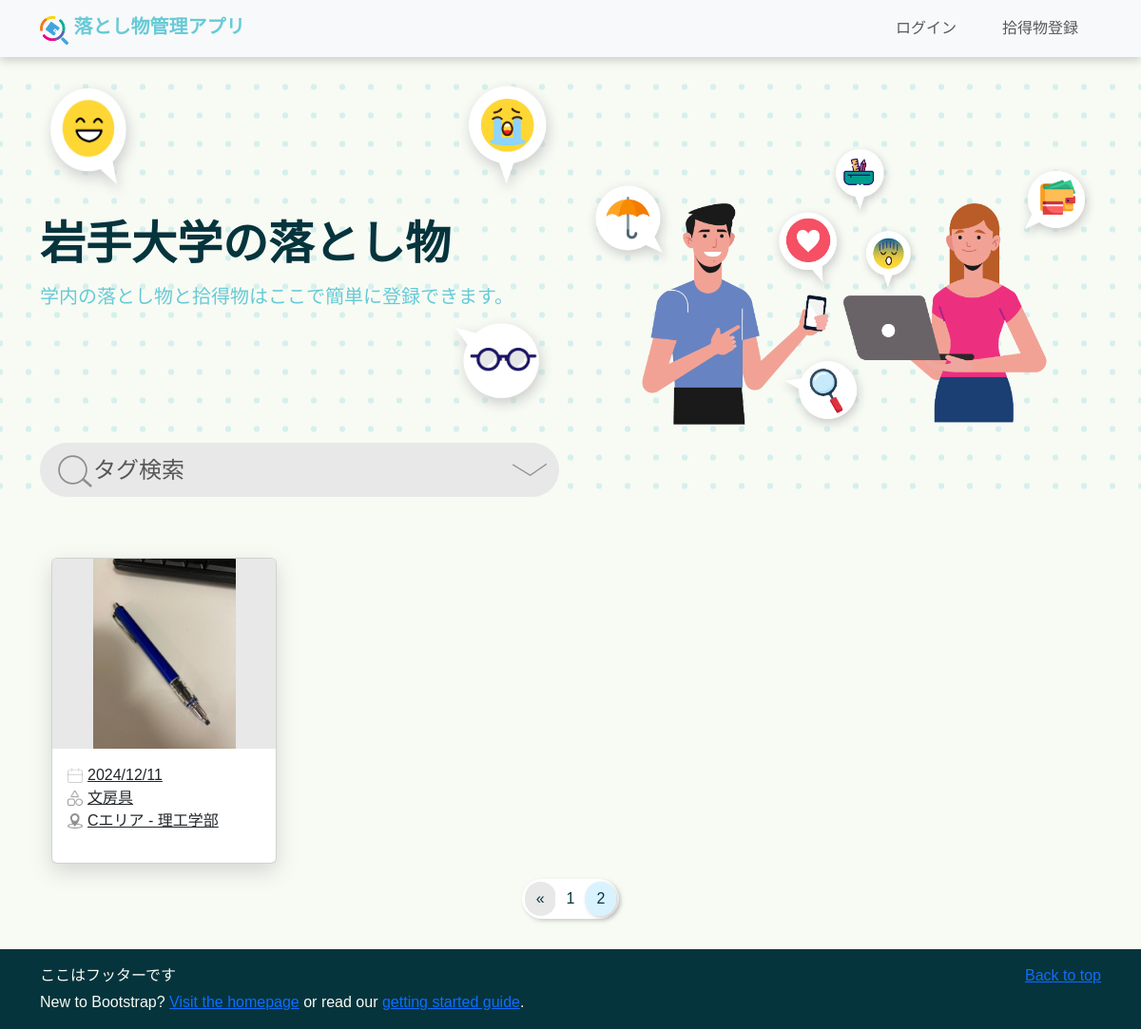
The app's page /?page=2, older data.
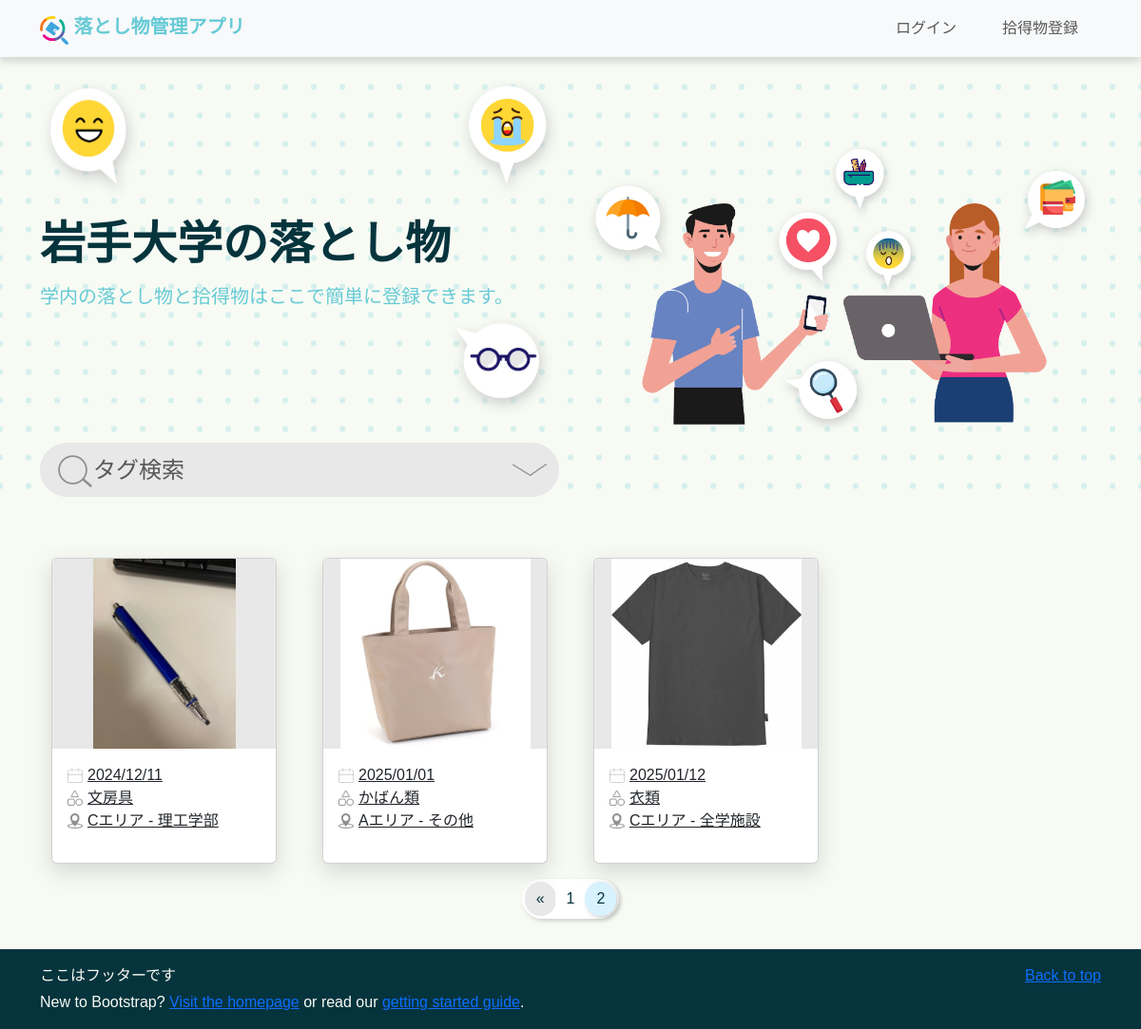
The same page, newer data.
### top/models.py (models this page shows, shortened)
class ItemImage(models.Model):
    id = models.AutoField(primary_key=True)
    item = models.ForeignKey(Item, on_delete=models.CASCADE, verbose_name="Item")
    image_path = models.ImageField(upload_to='item_images/', max_length=255, blank=True, null=True,
                                   verbose_name='Item Images')
    uploaded_at = models.DateTimeField(auto_now_add=True, null=True, blank=True)

class Item(models.Model):
    item_id = models.AutoField(primary_key=True)
    item_name = models.ForeignKey(ItemsNameTag, on_delete=models.CASCADE, verbose_name="Item Name")
    PorD_location = models.ForeignKey(PickedOrDroppedLocationsTag, on_delete=models.CASCADE,
                                      verbose_name="Picked or Dropped Location")
    storage_location = models.ForeignKey(StorageLocationsTag, on_delete=models.CASCADE, verbose_name="Storage Location", null=True)
    item_type = models.IntegerField(verbose_name="Item Type", help_text="0: Found, 1: Lost")
    status = models.SmallIntegerField(verbose_name="Status", help_text="0: Pending, 1: In Progress, 2: Resolved")
    created_at = models.DateTimeField() # 時間を自動的に更新しない
    updated_at = models.DateTimeField(auto_now=True, null=True, blank=True)
    contact_email = models.EmailField(max_length=100, null=True, blank=True)
    contact_phone = models.CharField(max_length=20, null=True, blank=True)
    description = models.TextField(null=True, blank=True)

class ItemsNameTag(models.Model):
    item_name_id = models.AutoField(primary_key=True)
    item_name = models.CharField(max_length=100, verbose_name="Name tags for items",
                                 help_text="Stationery, clothing, electronic equipment, etc.")
    description = models.TextField(null=True, blank=True)

class PickedOrDroppedLocationsTag(models.Model):
    PorD_location_id = models.AutoField(primary_key=True)
    picked_or_dropped_location_name = models.CharField(max_length=100, verbose_name="Location Name",
                                                       help_text="Name of the place where it was found or dropped, e.g., faculty building, student center, etc.")
    description = models.TextField(null=True, blank=True)
    def __str__(self):
        return self.picked_or_dropped_location_name

### top/views.py (the view)
# urls.py: path('', views.index, name='index'),
def index(request):
    itemname_tag = None
    location_tag = None
    storage_tag = None
    images = ItemImage.objects.select_related("item").order_by("item__created_at") # すべての物品表示（日付順）
    images = images.filter(item__status=0) # status = 0の物品だけ表示
    itemname_tags = ItemsNameTag.objects.all().order_by("item_name")
    location_tags = PickedOrDroppedLocationsTag.objects.all().order_by("picked_or_dropped_location_name")
    storage_tags = StorageLocationsTag.objects.all().order_by("storage_location_name")
    if request.method == "POST":
        date_form = DateFilterForm(request.POST)
        itemname_tag = request.POST.get("item")
        location_tag = request.POST.get("location")
        storage_tag = request.POST.get("storage")
        if itemname_tag == "":
            itemname_tag = None
        if location_tag == "":
            location_tag = None
        if storage_tag == "":
            storage_tag = None
        if itemname_tag and location_tag and storage_tag:
            images = images.filter(Q(item__item_name=itemname_tag) & Q(item__PorD_location=location_tag) & Q(item__storage_location=storage_tag))
        elif itemname_tag and location_tag:
            images = images.filter(Q(item__item_name=itemname_tag) & Q(item__PorD_location=location_tag))
        elif itemname_tag and storage_tag:
            images = images.filter(Q(item__item_name=itemname_tag) & Q(item__storage_location=storage_tag))
        elif location_tag and storage_tag:
            images = images.filter(Q(item__PorD_location=location_tag) & Q(item__storage_location=storage_tag))
        elif itemname_tag:
            images = images.filter(item__item_name=itemname_tag)
        elif location_tag:
            images = images.filter(item__PorD_location=location_tag)
        elif storage_tag:
            images = images.filter(item__storage_location=storage_tag)
        if date_form.is_valid():
            date = date_form.cleaned_data.get("date")
            if date:
                images = images.filter(item__created_at__gte=date)
    else:
        date_form = DateFilterForm()
    """
    if request.method == "POST":
        form = TagFilterForm(request.POST) # form.pyからimport
        date_form = DateFilterForm(request.POST)
        if form.is_valid():
            # python側の変数にタグ情報を格納する
            itemname_tag = form.cleaned_data['itemname_tag']
            location_tag = form.cleaned_data["location_tag"]
            storage_tag = form.cleaned_data["storage_tag"]
            # タグによってフィルタリングをかける
            if itemname_tag and location_tag and storage_tag:
                images = images.filter(Q(item__item_name=itemname_tag) & Q(item__PorD_location=location_tag) & Q(item__storage_location=storage_tag))
            elif itemname_tag and location_tag:
                images = images.filter(Q(item__item_name=itemname_tag) & Q(item__PorD_location=location_tag))
            elif itemname_tag and storage_tag:
                images = images.filter(Q(item__item_name=itemname_tag) & Q(item__storage_location=storage_tag))
            elif location_tag and storage_tag:
                images = images.filter(Q(item__PorD_location=location_tag) & Q(item__storage_location=storage_tag))
            elif itemname_tag:
                images = images.filter(item__item_name=itemname_tag)
            elif location_tag:
                images = images.filter(item__PorD_location=location_tag)
            elif storage_tag:
                images = images.filter(item__storage_location=storage_tag)
            # ItemImageモデルのインスタンスを取得し、その関連するItemとItemNameTagを一度に取得
        if date_form.is_valid():
            date = date_form.cleaned_data.get("date")
            if date:
                images = images.filter(item__created_at__gte=date)

    else:
        form = TagFilterForm()
        date_form = DateFilterForm()
    """
    paginator = Paginator(images, 4)
    page_number = request.GET.get("page")
    page_obj = paginator.get_page(page_number)
    context = {
        "images": page_obj,
        "date_form": date_form,
        "page_obj": page_obj,
        "itemnametags": itemname_tags,
        "locationtags": location_tags,
        "storagetags": storage_tags,
    }
    return render(request, 'index.html', context)

### top/models.py (called while the page is built)
    def __str__(self):
        return self.storage_location_name

### top/templates/index.html (shortened to what this page needs)
{% extends "base.html" %}
{% load static %}
{% block content %}
<div class="hero">
  <div class="container col-12 hero-content">
    <div class="row flex-md-row-reverse align-items-center">
      <div class="col-sm-12 col-md-6 col-lg-6">
        <img src="{% static "imgs/illustrations/2 people emoji added-final.png" %}" class="hero-illust d-block mx-lg-auto img-fluid" alt="illustration" width="130%" loading="lazy">
      </div>
      <div class="hero-texts col-sm-12 col-md-6 col-lg-6">
        <div class="emojis d-none d-md-inline-flex justify-content-between">
          <img src="{% static "imgs/illustrations/emoji_ニコニコ.png" %}" class="img-fluid emoji_niconico" alt="illustration" width="20%" loading="lazy">
          <img src="{% static "imgs/illustrations/emoji_泣き顔.png" %}" class="img-fluid emoji_nakigao" alt="illustration" width="20%" loading="lazy">
        </div>
        <h1 class="display-5 fw-bold lh-1 mb-3 my-sm-3">岩手大学の落とし物</h1>
        <p class="lead my-0 py-0">学内の落とし物と拾得物はここで簡単に登録できます。</p>
        <div class="emojis d-none d-md-inline-flex justify-content-end my-0 py-0">
          <img src="{% static "imgs/illustrations/Glass emoji-fixed.png" %}" class="img-fluid mt-0 emoji_megane" alt="illustration" width="23%" loading="lazy">
        </div>
        <button class="btn top-tag-search-button col-12 mt-3" justifyContent="flex-start" type="button" data-bs-toggle="collapse" data-bs-target="#collapseSearch" aria-expanded="false" aria-controls="collapseExample" id="collapsebutton">
          <img class="tagsearch-icon" src="{% static 'imgs/icons/SEARCH I.png'%}">タグ検索
          <img class="tagsearch-icon-arrow rotate-icon ms-auto" src="{% static 'imgs/icons/SCROLL ARROW -down.png'%}" id="arrowIcon">
        </button>
      </div>
    </div>
  </div>
</div>
<link
  rel="stylesheet"
  href="https://cdnjs.cloudflare.com/ajax/libs/photoswipe/5.2.2/photoswipe.min.css"
/>
<section id="cardlists">
  {% if images %}
  <div class="container">
    <div class="row g-8 py-3">
      {% for image in images %}
      <div class="col-lg-3 col-sm-6 g-5">
        <a class="card card-effect" href="#" data-bs-toggle="modal" data-bs-target="#modal{{ image.id }}">
          <div class="card-img-area">
            <img src="{{ image.image_path.url }}" class="card-img-top " alt="Item Image">
          </div>
          <div class="card-body">
            <ul>
            <li class="card-text"><img class="card-icons" src="{% static "imgs/icons/CALENDAR I.png" %}">{{image.item.created_at|date:"Y/m/d"}}</li>
            <li class="card-text"><img class="card-icons" src="{% static "imgs/icons/CATEGORY I.png" %}">{{ image.item.item_name.item_name }}</li>
            <li class="card-text"><img class="card-icons" src="{% static 'imgs/icons/Component 1.png'%}">{{image.item.PorD_location}}</li>
            </ul>
          </div>
        </a>
      </div>
      {% endfor %}
    </div>
  </div>
  {% else %}
    <p>選択されたタグを持つ落とし物情報は見つかりませんでした</p>
  {% endif %}
  <div class="d-flex justify-content-center">
    <nav aria-label="Page navigation example">
      <ul class="pagination">
        {% if page_obj.has_previous %}
          <li class="page-item PreviousAndNext">
            <a class="page-link" href="?page={{ page_obj.previous_page_number }}" aria-label="Previous">
              <span aria-hidden="true">&laquo;</span>
            </a>
          </li>
        {% endif %}
        {% for num in page_obj.paginator.page_range %}
          {% if num == page_obj.number %}
            <li class="page-item active" aria-current="page"><span class="page-link">{{ num }}</span></li>
          {% elif num >= page_obj.number|add:'-2' and num <= page_obj.number|add:'2' %}
            <li class="page-item"><a class="page-link" href="?page={{ num }}">{{ num }}</a></li>
          {% endif %}
        {% endfor %}
      </ul>
    </nav>
  </div>
</section>
{% endblock content %}

### templates/base.html (shortened to what this page needs)
{% load static %}
<!DOCTYPE html>
<html lang="en">
<head>
    <link rel="stylesheet" href="{% static 'css/style.css' %}">
    <link rel="stylesheet" href="{% static 'css/top.css' %}">
    <link rel="stylesheet" href="{% static 'css/lost_item_register.css' %}">
    <link href="https://cdn.jsdelivr.net/npm/bootstrap@5.3.3/dist/css/bootstrap.min.css" rel="stylesheet">
</head>
<body>
    <main>
        <nav class="navbar fixed-top navbar-expand-lg navbar-light bg-light">
            <div class="container">
              <a class="navbar-brand" href="{% url 'top:home' %}">
                <img src = "{% static 'imgs/illustrations/1. FINAL logo png.png' %}" alt="" width="30" height="24" class="d-inline-block align-text-top img-fluid">
                落とし物管理アプリ
              </a>
              <div class="collapse navbar-collapse justify-content-end" id="navbarXL">
                <ul class="navbar-nav ml-auto">
                  {% if user.is_superuser %}
                    <li class="nav-item">
                      <span class="navbar-text">Welcome, {{ user.username }}!</span>
                    </li>
                    <li class="nav-item mx-3">
                      <a class="nav-link" href="{% url 'mypage:admin_mypage' %}">マイページ</a>
                    </li>
                    <li class="nav-item mx-3">
                      <a class="nav-link" href="{% url 'lostitem:tolostitemregister' %}">遺失物登録</a>
                    </li>
                    <li class="nav-item mx-3">
                      <a class="nav-link" href="{% url 'founditem:tofounditemregister' %}">拾得物登録</a>
                    </li>
                    <li class="nav-item mx-3">
                      <a class="nav-link" href="{% url 'lostitem:logout' %}">ログアウト</a>
                    </li>
                  {% else %}
                    <li class="nav-item mx-3">
                      <a class="nav-link" href="{% url 'lostitem:login' %}">ログイン</a>
                    </li>
                    <li class="nav-item mx-3">
                      <a class="nav-link" href="{% url 'founditem:tofounditemregister' %}">拾得物登録</a>
                    </li>
                  {% endif %}
                </ul>
              </div>
            </div>
        </nav>
        <div style="margin-top: 84px;">
            {% block content %}{% endblock %}
        </div>
    </main>
</body>
<footer>
    <div class="container py-3 mt-3">
        <p class="float-end mb-1">
          <a href="#">Back to top</a>
        </p>
        <p class="mb-1">ここはフッターです</p>
        <p class="mb-0">New to Bootstrap? <a href="/">Visit the homepage</a> or read our <a href="/docs/5.0/getting-started/introduction/">getting started guide</a>.</p>
      </div>
</footer>
</html>

### static/css/style.css (style rules this page uses)
:root { --primary: #67CAD6; --body:#cef1f7; --background:#F7FBF4; --textcolor:#06343D; }
body { font-family: "Noto Sans JP", sans-serif !important; font-optical-sizing: auto; color:var(--textcolor) !important; background-color:var(--background)!important; }
footer { background-color: #06343D !important; color: var(--background); }
.navbar { background-color: #FFFFFF !important; box-shadow: 0 5px 8px rgba(77, 77, 77, 0.204); }
.navbar .navbar-brand { color: var(--primary) !important; font-size: 20px; font-weight: 700; }
.navbar-collapse { text-align: right; }

### static/css/top.css (style rules this page uses)
:root { --primary: #67CAD6; --body:#cef1f7; --background:#F7FBF4; --box-shadow:0 8px 22px rgba(77, 77, 77, 0.204); --textcolor:#06343D; }
.hero { background-image:radial-gradient(#67cbd63b 3px, #F7FBF4 2px); background-size:30px 30px; background-repeat:repeat; background-position:center; background-attachment:fixed; position: relative; z-index: 1; }
.hero p { color: var(--primary) !important; font-weight: 500; }
.top-tag-search-button { color:#575757 !important; background-color: #e8e8e8 !important; font-size: 1.5rem !important; display: flex !important; align-items: center !important; justify-content: left !important; border-radius: 100vh !important; }
.card-body li { display: flex; align-items: center; text-decoration: none !important; }
.card-body ul { list-style:none; padding:0; }
.card-text img { width: 1em; height: 1em; margin-right: 5px; }
.card-effect { box-shadow:var(--box-shadow) ; transition:all 0.35s ease; }
.card-img-top { height:200px; object-fit: contain; background-color:#E8E8E8; }
.pagination { background-color: #ffffff !important; border-radius: 50px !important; padding: 3px !important; box-shadow:2px 2px 4px rgba(128, 128, 128, 0.371) ; }
.pagination .page-item .page-link { color: var(--textcolor) !important; border: none !important; border-radius: 50px !important; }
.pagination .page-item.active .page-link { background-color:#b0e6fd7b !important; border-radius: 50px !important; box-shadow:2px 2px 4px rgba(128, 128, 128, 0.371) ; }
.pagination .page-item.PreviousAndNext .page-link { background-color:#e8e8e8!important; border-radius: 50px !important; }
.rotate-icon { transition: transform 0.4s ease; }

Row changes from the older to the newer data that the page shows:
added ItemImage: image_path (picture), item.created_at "2025/01/01", item.item_name.item_name "かばん類", item.PorD_location "Aエリア - その他"
added ItemImage: image_path (picture), item.created_at "2025/01/12", item.item_name.item_name "衣類", item.PorD_location "Cエリア - 全学施設"
